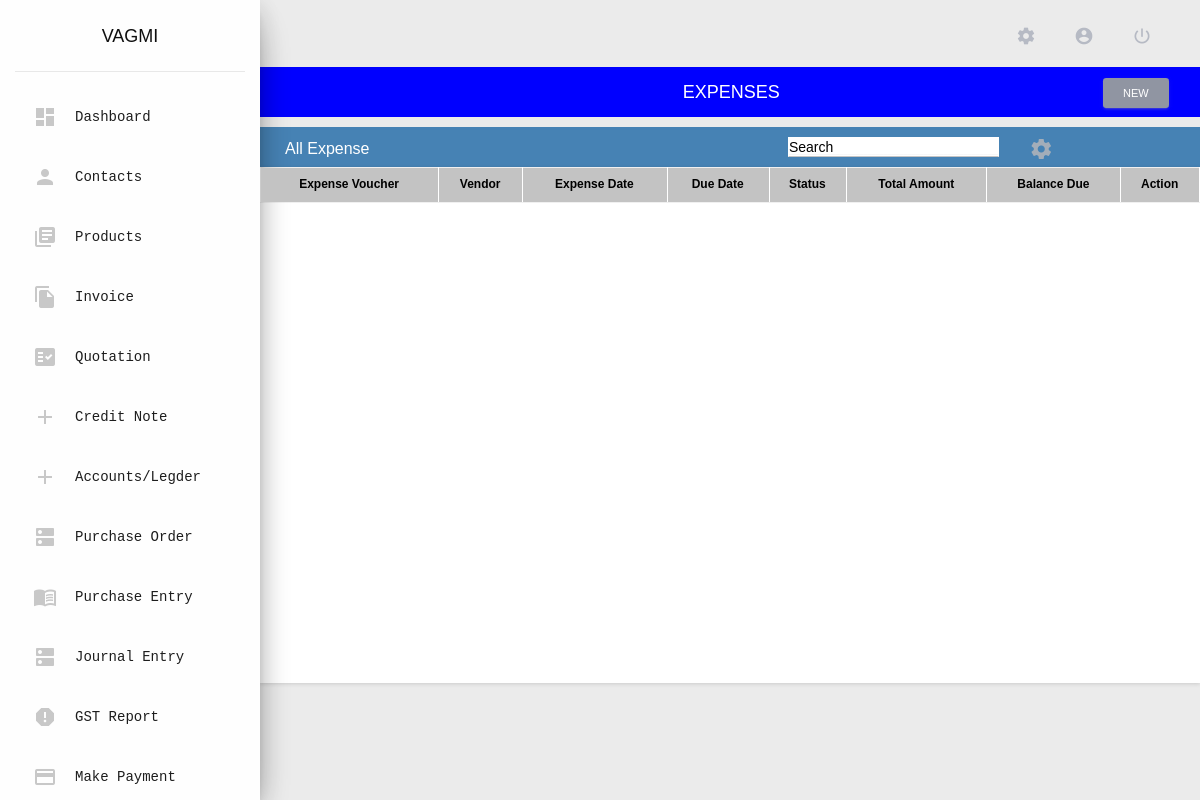
Page /expense/ (signed in) on the earlier database version.
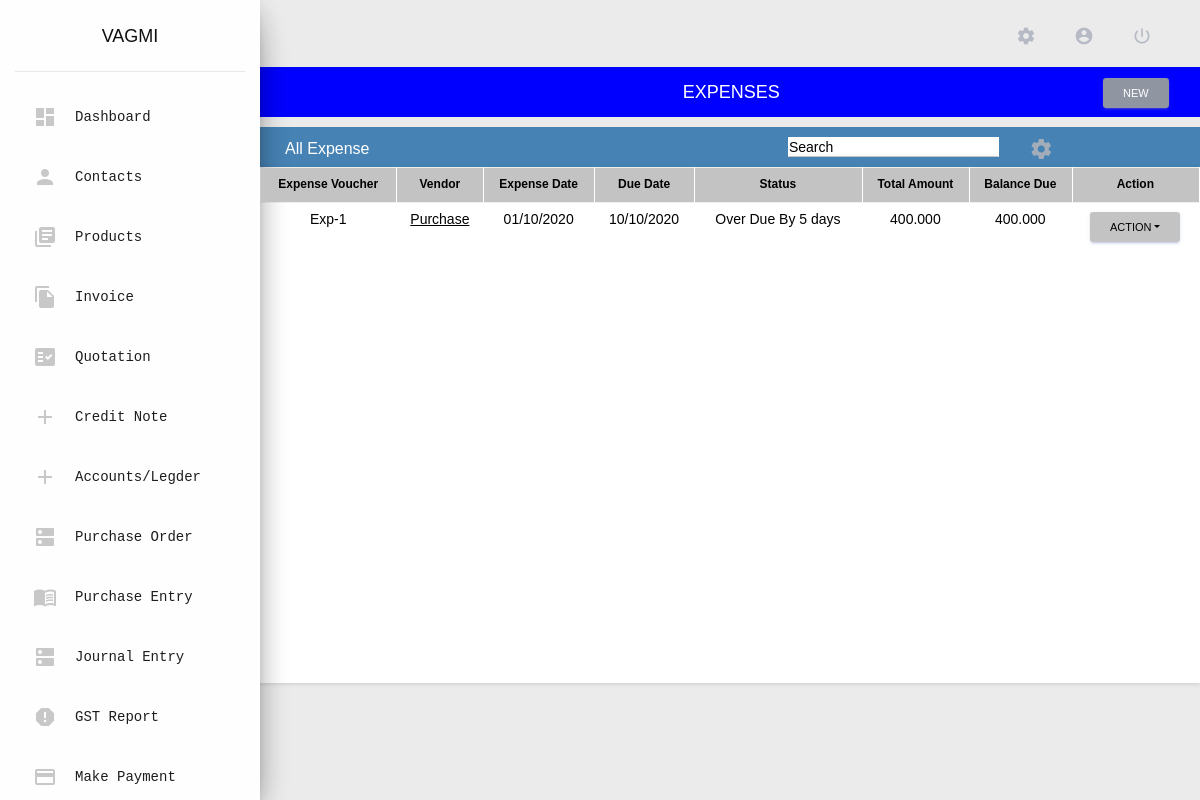
Same page on the later database version.
### app/models/expense_model.py (models this page shows, shortened)
class Expense(models.Model):
	user = models.ForeignKey(User, on_delete=models.CASCADE)
	exp_number = models.CharField(max_length=24)
	exp_date = models.DateField()
	vendor = models.ForeignKey(Contacts, on_delete=models.CASCADE)
	exp_sub_total = models.DecimalField(max_digits=20, decimal_places=3)
	exp_total = models.DecimalField(max_digits=20, decimal_places=3)
	exp_bill = models.FileField(upload_to='expense_bills/', null=True, blank=True)
	payment_date = models.DateField(null=True, blank=True)
	notes = models.TextField(null=True, blank=True)
	payment_terms = models.IntegerField(
        db_index = True,
        blank=True,
        null=True,
        choices = payment_constants.PAYMENT_DAYS,
    )
	status = models.IntegerField(
        db_index = True,
        blank = True,
        null = True,
        choices = payment_constants.purchase_entry_status
    )
	expense_date_count = models.IntegerField(
        db_index=True,
        default=0,
        blank=True,
        null=True,
    )
	total_balance = models.CharField(
        max_length=20,
        db_index = True,
        blank = True,
        null = True,
    )
	cgst_5 = models.CharField(
        max_length=30,
        db_index = True,
        blank = True,
        null = True,
    )
	igst_5 = models.CharField(
        max_length=30,
        db_index = True,
        blank = True,
        null = True,
    )
	sgst_5 = models.CharField(
        max_length=30,
        db_index = True,
        blank = True,
        null = True,
    )
	cgst_12 = models.CharField(
        max_length=30,
        db_index = True,
        blank = True,
        null = True,
    )
	igst_12 = models.CharField(
        max_length=30,
        db_index = True,
        blank = True,
        null = True,
    )
	sgst_12 = models.CharField(
        max_length=30,
        db_index = True,
        blank = True,
        null = True,
    )
	cgst_18 = models.CharField(
        max_length=30,
        db_index = True,
        blank = True,
        null = True,
    )
	igst_18 = models.CharField(
        max_length=30,
        db_index = True,
        blank = True,
        null = True,
    )
	sgst_18 = models.CharField(
        max_length=30,
        db_index = True,
        blank = True,
        null = True,
    )
	cgst_28 = models.CharField(
        max_length=30,
        db_index = True,
        blank = True,
        null = True,
    )
	igst_28 = models.CharField(
        max_length=30,
        db_index = True,
        blank = True,
        null = True,
    )
	sgst_28 = models.CharField(
        max_length=30,
        db_index = True,
        blank = True,
        null = True,
    )
	expense_org_gst_num = models.CharField(
        max_length=30,
        db_index = True,
        blank = True,
        null = True,
    )
	expense_org_gst_type = models.CharField(
        max_length=2,
        db_index = True,
        blank = True,
        null = True,
    )
	expense_org_gst_state = models.CharField(
        max_length=5,
        db_index = True,
        blank = True,
        null = True,
    )

### app/models/contacts_model.py (models this page shows, shortened)
class Contacts(models.Model):
    user = models.ForeignKey(User, on_delete = models.CASCADE, db_index = True, null = True,)
    app_id = models.CharField(
        max_length = 30,
        db_index = True,
        blank = True,
        null = True,
    )
    is_imported_user = models.BooleanField(
        default = False,
        db_index = True,
        choices = user_constants.IS_TRUE,
        blank = True,
    )
    imported_user = models.ForeignKey(
        User,
        related_name = 'imported_user',
        db_index = True,
        blank = True,
        null = True,
        on_delete = models.SET_NULL,
    )
    customer_type = models.IntegerField(
        db_index = True,
        choices = user_constants.CUSTOMER_TYPE,
        default = 1,
        null = True,
        blank = True,
    )
    contact_delete_status = models.IntegerField(
        db_index = True,
        default = 0,
        null = False,
        blank = False,
    )
    is_sub_customer = models.IntegerField(
        choices = user_constants.IS_SUB_CUSTOMER,
        default = 1,
        db_index = True,
        null = True,
        blank = True,
    )
    salutation = models.IntegerField(
        db_index = True,
        default = 0,
        choices = user_constants.SALUTATIONS,
    )
    contact_name = models.CharField(
        max_length = 250,
        blank = False,
        null = False,
        db_index = True,
    )
    display_name = models.CharField(
        max_length = 250,
        blank = True,
        null = True,
        db_index = True,
    )
    organization_type = models.IntegerField(
        db_index = True,
        choices = user_constants.ORGANIZATION_TYPE,
        default = 1,
    )
    organization_name = models.CharField(
        max_length = 250,
        db_index = False,
        blank = True,
        null = True,
    )
    is_msme_reg = models.BooleanField(
        db_index = True,
        choices = user_constants.IS_TRUE,
        default = False,
    )
    email = models.EmailField(
        blank = True,
        null = True,
        db_index = True,
    )
    phone_country_code = models.IntegerField(
        db_index = True,
        blank = False,
        choices = user_constants.PHONE_COUNTRY_CODE,
        default = 45,
        null = True,
    )
    phone = models.CharField(
        max_length = 250,
        db_index = True,
        blank = True,
        null = True,
    )
    website = models.CharField(
        max_length = 250,
        db_index = True,
        blank = True,
        null = True,
    )
    facebook = models.CharField(
        blank = True,
        null = True,
        max_length = 250,
    )
    twitter = models.CharField(
        blank = True,
        null = True,
        max_length = 250,
    )
    is_active = models.BooleanField(
        db_index = True,
        choices =  user_constants.IS_TRUE,
        default = True,
    )
    notes = models.TextField(
        blank = True,
        null = True,
    )
    attachements = models.FileField(
        upload_to = attachments_rename,
        db_index = True,
        blank = True,
        null = True,
    )
    created_on = models.DateTimeField(
        auto_now = True,
        db_index = True,
    )
    updated_on = models.DateTimeField(
        auto_now = False,
        db_index = True,
        null = True,
    )
    unused_credit = models.CharField(
        default='0.00',
        blank=True,
        null=True,
        db_index= True,
        max_length=20,
    )
    def __str__(self):
        if(self.organization_name is None):
            if not self.is_active:
                return "{} (Inactive)".format(self.contact_name)
            return "{}".format(self.contact_name)
        else:
            if not self.is_active:
                return "{} - ({}) (Inactive)".format(self.contact_name,self.organization_name)
            return "{} - ({})".format(self.contact_name,self.organization_name)
        return self.contact_name.upper()
    class Meta:
        verbose_name_plural = 'contacts_tbl'

### app/views/expense.py (the view)
# urls.py: path('expense/', expense.ExpenseView.as_view(), name='view_expenses'),
@method_decorator(login_required, name='dispatch')
class ExpenseView(View):
	template_name = 'app/app_files/expense/expense.html'
	def get(self, request):
		all_expense = Expense.objects.filter(user=request.user)
		customize_expense = CustomizeModuleName.objects.filter(Q(user = request.user) & Q(customize_name = 6))
		if(len(customize_expense) != 0):
			view_expense = CustomizeExpenseView.objects.get(customize_view_name = customize_expense[0].id)
			if(view_expense is not None):
				customize = view_expense
			else:
				customize = 'NA'
		else:
				customize = 'NA'
		context = {
			'all_expense' : all_expense,
			'expense_id':'',
			'breadcrumb_title' : 'EXPENSES',
			'active_link' : 'Expense',
			'customize' : customize,
			'type' : 'view',
			'js_files' : ['custom_files/js/make_payment.js',],
		}
		context['payment_type'] = payment_constants.PAYMENT_TYPE
		major_heads = accounts_model.MajorHeads.objects.get(major_head_name = 'Assets')
		acc_ledger_assets = accounts_model.AccGroups.objects.filter(Q(user = request.user) & Q(major_head = major_heads))
		context['acc_ledger_assets'] = acc_ledger_assets
		return render(request, self.template_name, context)

### app/templates/app/app_files/expense/expense.html (shortened to what this page needs)
{% extends 'app/base/base.html' %}
{% load static %}
{% load common_filters %}
{% load pagination %}
{% block content %}
<div class="row custom-row" style="padding:10px; background: linear-gradient(60deg,#f5700c,#ff9800);">
    <div class="col-md-2" style = "margin-right: inherit;" >
        <b>All Expense</b>
    </div>
    <div class="col-md-5">
    </div>
    <div class="col-md-3" >
        <input type="search" name="search" id="con_search" placeholder="Search" class="form-control">
    </div>
    <div class="col-md-2 rect">
        <div class="row">
            <div class="col-md-1 rect1">
                <span title="Custom View" class="material-icons icons" data-toggle="modal" data-target="#CustomizeViewModel" style="margin-top: 13%;color: rgba(190, 186, 186, 0.781);">settings</span>
            </div>
        </div>
    </div>
</div>
<div class="row">
    <div class="col-lg-12">
        <div class="card">
            <div class="card-body">
                <div class="table" id="customize_table">
                    <table class="table-bordered" width="100%" cellspacing="0" id="expense_view">
                        <thead  style="background-color: #EEEEEE; color:#000000; font-size:11px">
                            {% if customize.expense_vocher != 0 %}
                            <th class="text-center customize_vocher">Expense Voucher</th>
                            {% endif %}
                            {% if customize.expense_vendor != 0 %}
                            <th class="text-center customize_vendor">Vendor</th>
                            {% endif %}
                            {% if customize.expense_date != 0 %}
                            <th class="text-center customize_date">Expense Date</th>
                            {% endif %}
                            {% if customize.expense_payment != 0 %}
                            <th class="text-center customize_payment">Due Date</th>
                            {% endif %}
                            {% if customize.expense_method != 0 %}
                            <th class="text-center customize_method">Status</th>
                            {% endif %}
                            {% if customize.expense_amount != 0 %}
                            <th class="text-center customize_amount">Total Amount</th>
                            {% endif %}
                            {% if customize.expense_amount != 0 %}
                            <th class="text-center customize_amount">Balance Due</th>
                            {% endif %}
                            <th class="text-center">Action</th>
                        </thead>
                        <tbody>
                            {% for expense in all_expense %}
                                <tr>
                                    {% if customize.expense_vocher != 0 %}
                                    <td class="text-center customize_vocher">{{ expense.exp_number }}</td>
                                    {% endif %}
                                    {% if customize.expense_vendor != 0 %}
                                    <td class="text-center customize_vendor">
                                        <a class="vendor_name" title="{{expense.vendor}}" id="expense_hover" href="{% url 'edit_expense' expense.id %}" style="color: #8b92a9;text-decoration: underline;">
                                            {{ expense.vendor |truncatechars:20 |title}}
                                        </a>
                                    </td>
                                    {% endif %}
                                    {% if customize.expense_date != 0 %}
                                    <td class="text-center customize_date">{{ expense.exp_date|date:"d/m/Y" }}</td>
                                    {% endif %}
                                    {% if customize.expense_payment != 0 %}
                                    <td class="text-center customize_payment">{{ expense.payment_date|date:"d/m/Y" }}</td>
                                    {% endif %}
                                    {% if customize.expense_method != 0 %}
                                    <td class="text-center customize_method">
                                        {% if expense.status == 1 %}
                                            {{ expense.get_status_display }} {{expense.expense_date_count}} days
                                        {% else %}
                                            {{ expense.get_status_display }}
                                        {% endif %}
                                    </td>
                                    {% endif %}
                                    {% if customize.expense_amount != 0 %}
                                    <td class="text-center customize_amount">{{ expense.exp_total }}</td>
                                    {% endif %}
                                    {% if customize.expense_amount != 0 %}
                                    <td class="text-center customize_amount">{{ expense.total_balance }}</td>
                                    {% endif %}
                                    <td class="text-center">
                                        <button class="btn btn-primary dropdown-toggle btn-sm" type="button" id="dropdownMenuButton" data-toggle="dropdown" aria-haspopup="true" aria-expanded="false" style="color:black;">Action</button>
                                    </td>
                                </tr>
                            {% endfor %}
                        </tbody>
                    </table>
                </div>
            </div>
        </div>
    </div>
</div>
{% endblock %}

Differences in the rows shown:
added Expense: exp_number "Exp-1", vendor "Purchase", exp_date "01/10/2020", payment_date "10/10/2020", status "Over Due By", expense_date_count "5", exp_total "400.000", total_balance "400.000"
